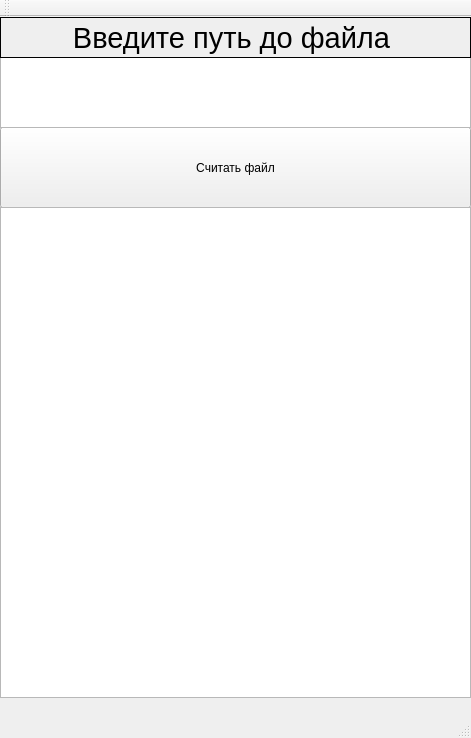
<?xml version="1.0" encoding="UTF-8"?>
<ui version="4.0">
 <class>QtWidgetsApplication1Class</class>
 <widget class="QMainWindow" name="QtWidgetsApplication1Class">
  <property name="geometry">
   <rect>
    <x>0</x>
    <y>0</y>
    <width>471</width>
    <height>738</height>
   </rect>
  </property>
  <property name="windowTitle">
   <string>QtWidgetsApplication1</string>
  </property>
  <widget class="QWidget" name="centralWidget">
   <widget class="QPushButton" name="but">
    <property name="geometry">
     <rect>
      <x>0</x>
      <y>110</y>
      <width>471</width>
      <height>81</height>
     </rect>
    </property>
    <property name="text">
     <string>Считать файл</string>
    </property>
    <property name="default">
     <bool>false</bool>
    </property>
   </widget>
   <widget class="QTextEdit" name="path">
    <property name="geometry">
     <rect>
      <x>0</x>
      <y>40</y>
      <width>471</width>
      <height>71</height>
     </rect>
    </property>
   </widget>
   <widget class="QTextEdit" name="textEdit">
    <property name="geometry">
     <rect>
      <x>0</x>
      <y>190</y>
      <width>471</width>
      <height>491</height>
     </rect>
    </property>
    <property name="font">
     <font>
      <pointsize>15</pointsize>
     </font>
    </property>
   </widget>
   <widget class="QLabel" name="label">
    <property name="geometry">
     <rect>
      <x>0</x>
      <y>0</y>
      <width>471</width>
      <height>41</height>
     </rect>
    </property>
    <property name="font">
     <font>
      <pointsize>22</pointsize>
     </font>
    </property>
    <property name="contextMenuPolicy">
     <enum>Qt::NoContextMenu</enum>
    </property>
    <property name="layoutDirection">
     <enum>Qt::LeftToRight</enum>
    </property>
    <property name="autoFillBackground">
     <bool>true</bool>
    </property>
    <property name="frameShape">
     <enum>QFrame::Box</enum>
    </property>
    <property name="frameShadow">
     <enum>QFrame::Plain</enum>
    </property>
    <property name="text">
     <string>Введите путь до файла </string>
    </property>
    <property name="textFormat">
     <enum>Qt::MarkdownText</enum>
    </property>
    <property name="scaledContents">
     <bool>false</bool>
    </property>
    <property name="alignment">
     <set>Qt::AlignCenter</set>
    </property>
   </widget>
  </widget>
  <widget class="QMenuBar" name="menuBar">
   <property name="geometry">
    <rect>
     <x>0</x>
     <y>0</y>
     <width>471</width>
     <height>22</height>
    </rect>
   </property>
  </widget>
  <widget class="QToolBar" name="mainToolBar">
   <attribute name="toolBarArea">
    <enum>TopToolBarArea</enum>
   </attribute>
   <attribute name="toolBarBreak">
    <bool>false</bool>
   </attribute>
  </widget>
  <widget class="QStatusBar" name="statusBar"/>
 </widget>
 <layoutdefault spacing="6" margin="11"/>
 <resources>
  <include location="QtWidgetsApplication1.qrc"/>
 </resources>
 <connections>
  <connection>
   <sender>but</sender>
   <signal>clicked(bool)</signal>
   <receiver>QtWidgetsApplication1Class</receiver>
   <slot>on_pushButtonClose_clicked()</slot>
   <hints>
    <hint type="sourcelabel">
     <x>220</x>
     <y>290</y>
    </hint>
    <hint type="destinationlabel">
     <x>231</x>
     <y>325</y>
    </hint>
   </hints>
  </connection>
 </connections>
 <slots>
  <signal>signal1()</signal>
  <signal>signal2()</signal>
  <slot>on_pushButtonClose_clicked()</slot>
 </slots>
</ui>
